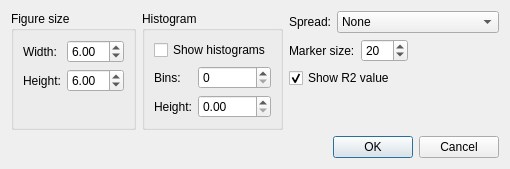
<?xml version="1.0" encoding="UTF-8"?>
<ui version="4.0">
 <class>ScatterPlotDialog</class>
 <widget class="QDialog" name="ScatterPlotDialog">
  <property name="geometry">
   <rect>
    <x>0</x>
    <y>0</y>
    <width>460</width>
    <height>155</height>
   </rect>
  </property>
  <property name="sizePolicy">
   <sizepolicy hsizetype="Fixed" vsizetype="Fixed">
    <horstretch>0</horstretch>
    <verstretch>0</verstretch>
   </sizepolicy>
  </property>
  <property name="windowTitle">
   <string>Scatter plot</string>
  </property>
  <property name="windowIcon">
   <iconset>
    <normaloff>../../../../../icons/programIcon.png</normaloff>../../../../../icons/programIcon.png</iconset>
  </property>
  <layout class="QVBoxLayout" name="verticalLayout_2">
   <item>
    <layout class="QHBoxLayout" name="horizontalLayout">
     <item>
      <widget class="QGroupBox" name="groupBox_3">
       <property name="title">
        <string>Figure size</string>
       </property>
       <layout class="QVBoxLayout" name="verticalLayout_5">
        <item>
         <layout class="QFormLayout" name="formLayout">
          <item row="0" column="0">
           <widget class="QLabel" name="lblFigureWidth">
            <property name="text">
             <string>Width:</string>
            </property>
           </widget>
          </item>
          <item row="0" column="1">
           <widget class="QDoubleSpinBox" name="spinFigWidth">
            <property name="sizePolicy">
             <sizepolicy hsizetype="Minimum" vsizetype="Fixed">
              <horstretch>1</horstretch>
              <verstretch>0</verstretch>
             </sizepolicy>
            </property>
            <property name="decimals">
             <number>2</number>
            </property>
            <property name="minimum">
             <double>0.500000000000000</double>
            </property>
            <property name="maximum">
             <double>20.000000000000000</double>
            </property>
            <property name="singleStep">
             <double>0.500000000000000</double>
            </property>
            <property name="value">
             <double>6.000000000000000</double>
            </property>
           </widget>
          </item>
          <item row="1" column="0">
           <widget class="QLabel" name="lblFigureHeight">
            <property name="text">
             <string>Height:</string>
            </property>
           </widget>
          </item>
          <item row="1" column="1">
           <widget class="QDoubleSpinBox" name="spinFigHeight">
            <property name="sizePolicy">
             <sizepolicy hsizetype="Minimum" vsizetype="Fixed">
              <horstretch>1</horstretch>
              <verstretch>0</verstretch>
             </sizepolicy>
            </property>
            <property name="minimum">
             <double>0.500000000000000</double>
            </property>
            <property name="maximum">
             <double>20.000000000000000</double>
            </property>
            <property name="singleStep">
             <double>0.050000000000000</double>
            </property>
            <property name="value">
             <double>6.000000000000000</double>
            </property>
           </widget>
          </item>
         </layout>
        </item>
       </layout>
      </widget>
     </item>
     <item>
      <widget class="QGroupBox" name="groupBox">
       <property name="title">
        <string>Histogram</string>
       </property>
       <layout class="QVBoxLayout" name="verticalLayout_4">
        <item>
         <widget class="QCheckBox" name="chkShowHistogram">
          <property name="text">
           <string>Show histograms</string>
          </property>
         </widget>
        </item>
        <item>
         <layout class="QFormLayout" name="formLayout_3">
          <item row="0" column="0">
           <widget class="QLabel" name="label_2">
            <property name="text">
             <string>Bins:</string>
            </property>
           </widget>
          </item>
          <item row="0" column="1">
           <widget class="QSpinBox" name="spinNumBins">
            <property name="maximum">
             <number>1000</number>
            </property>
           </widget>
          </item>
          <item row="1" column="0">
           <widget class="QLabel" name="label_3">
            <property name="text">
             <string>Height:</string>
            </property>
           </widget>
          </item>
          <item row="1" column="1">
           <widget class="QDoubleSpinBox" name="spinHistogramSize">
            <property name="maximum">
             <double>6.000000000000000</double>
            </property>
            <property name="singleStep">
             <double>0.250000000000000</double>
            </property>
           </widget>
          </item>
         </layout>
        </item>
       </layout>
      </widget>
     </item>
     <item>
      <layout class="QVBoxLayout" name="verticalLayout_3">
       <item>
        <layout class="QHBoxLayout" name="horizontalLayout_4">
         <item>
          <widget class="QLabel" name="label">
           <property name="text">
            <string>Spread:</string>
           </property>
          </widget>
         </item>
         <item>
          <widget class="QComboBox" name="cboSpreadMethod">
           <item>
            <property name="text">
             <string>None</string>
            </property>
           </item>
           <item>
            <property name="text">
             <string>standard deviation</string>
            </property>
           </item>
           <item>
            <property name="text">
             <string>2 * standard deviation</string>
            </property>
           </item>
           <item>
            <property name="text">
             <string>25th and 75th percentile</string>
            </property>
           </item>
           <item>
            <property name="text">
             <string>9th and 91st percentile</string>
            </property>
           </item>
           <item>
            <property name="text">
             <string>2nd and 98th percentile</string>
            </property>
           </item>
           <item>
            <property name="text">
             <string>minimum and maximum</string>
            </property>
           </item>
          </widget>
         </item>
        </layout>
       </item>
       <item>
        <layout class="QHBoxLayout" name="horizontalLayout_2">
         <item>
          <widget class="QLabel" name="label_4">
           <property name="text">
            <string>Marker size:</string>
           </property>
          </widget>
         </item>
         <item>
          <widget class="QSpinBox" name="spinMarkerSize">
           <property name="minimum">
            <number>1</number>
           </property>
           <property name="maximum">
            <number>100</number>
           </property>
           <property name="value">
            <number>20</number>
           </property>
          </widget>
         </item>
         <item>
          <spacer name="horizontalSpacer_2">
           <property name="orientation">
            <enum>Qt::Horizontal</enum>
           </property>
           <property name="sizeHint" stdset="0">
            <size>
             <width>40</width>
             <height>20</height>
            </size>
           </property>
          </spacer>
         </item>
        </layout>
       </item>
       <item>
        <widget class="QCheckBox" name="chkShowR2">
         <property name="text">
          <string>Show R2 value</string>
         </property>
         <property name="checked">
          <bool>true</bool>
         </property>
        </widget>
       </item>
       <item>
        <spacer name="verticalSpacer">
         <property name="orientation">
          <enum>Qt::Vertical</enum>
         </property>
         <property name="sizeHint" stdset="0">
          <size>
           <width>20</width>
           <height>0</height>
          </size>
         </property>
        </spacer>
       </item>
      </layout>
     </item>
    </layout>
   </item>
   <item>
    <layout class="QHBoxLayout" name="horizontalLayout_3">
     <item>
      <spacer name="horizontalSpacer">
       <property name="orientation">
        <enum>Qt::Horizontal</enum>
       </property>
       <property name="sizeHint" stdset="0">
        <size>
         <width>100</width>
         <height>20</height>
        </size>
       </property>
      </spacer>
     </item>
     <item>
      <widget class="QDialogButtonBox" name="buttonBox">
       <property name="orientation">
        <enum>Qt::Horizontal</enum>
       </property>
       <property name="standardButtons">
        <set>QDialogButtonBox::Cancel|QDialogButtonBox::Ok</set>
       </property>
       <property name="centerButtons">
        <bool>false</bool>
       </property>
      </widget>
     </item>
    </layout>
   </item>
  </layout>
 </widget>
 <resources/>
 <connections>
  <connection>
   <sender>buttonBox</sender>
   <signal>accepted()</signal>
   <receiver>ScatterPlotDialog</receiver>
   <slot>accept()</slot>
   <hints>
    <hint type="sourcelabel">
     <x>367</x>
     <y>243</y>
    </hint>
    <hint type="destinationlabel">
     <x>157</x>
     <y>253</y>
    </hint>
   </hints>
  </connection>
  <connection>
   <sender>buttonBox</sender>
   <signal>rejected()</signal>
   <receiver>ScatterPlotDialog</receiver>
   <slot>reject()</slot>
   <hints>
    <hint type="sourcelabel">
     <x>367</x>
     <y>243</y>
    </hint>
    <hint type="destinationlabel">
     <x>286</x>
     <y>253</y>
    </hint>
   </hints>
  </connection>
  <connection>
   <sender>chkShowHistogram</sender>
   <signal>clicked(bool)</signal>
   <receiver>spinNumBins</receiver>
   <slot>setEnabled(bool)</slot>
   <hints>
    <hint type="sourcelabel">
     <x>190</x>
     <y>127</y>
    </hint>
    <hint type="destinationlabel">
     <x>199</x>
     <y>145</y>
    </hint>
   </hints>
  </connection>
  <connection>
   <sender>chkShowHistogram</sender>
   <signal>clicked(bool)</signal>
   <receiver>spinHistogramSize</receiver>
   <slot>setEnabled(bool)</slot>
   <hints>
    <hint type="sourcelabel">
     <x>169</x>
     <y>129</y>
    </hint>
    <hint type="destinationlabel">
     <x>171</x>
     <y>180</y>
    </hint>
   </hints>
  </connection>
 </connections>
 <designerdata>
  <property name="gridDeltaX">
   <number>10</number>
  </property>
  <property name="gridDeltaY">
   <number>10</number>
  </property>
  <property name="gridSnapX">
   <bool>true</bool>
  </property>
  <property name="gridSnapY">
   <bool>true</bool>
  </property>
  <property name="gridVisible">
   <bool>true</bool>
  </property>
 </designerdata>
</ui>
